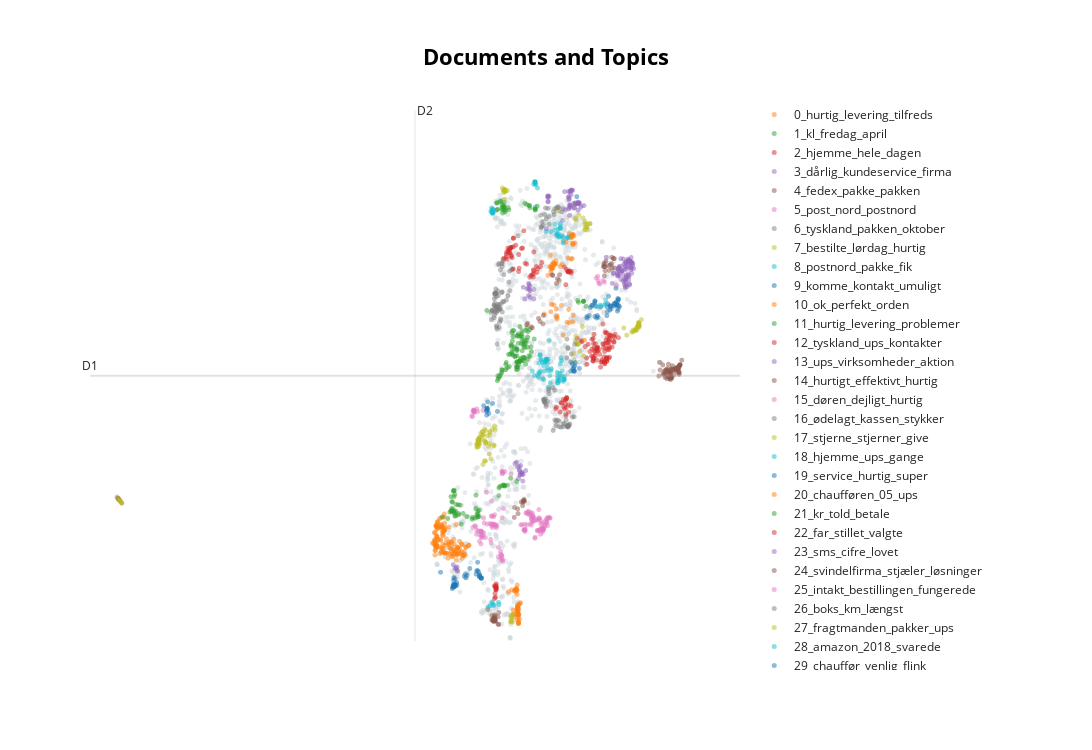

This figure's notebook cell:
### Code cell
topic_model.visualize_documents(docs, embeddings=embeddings, hide_annotations=True)
